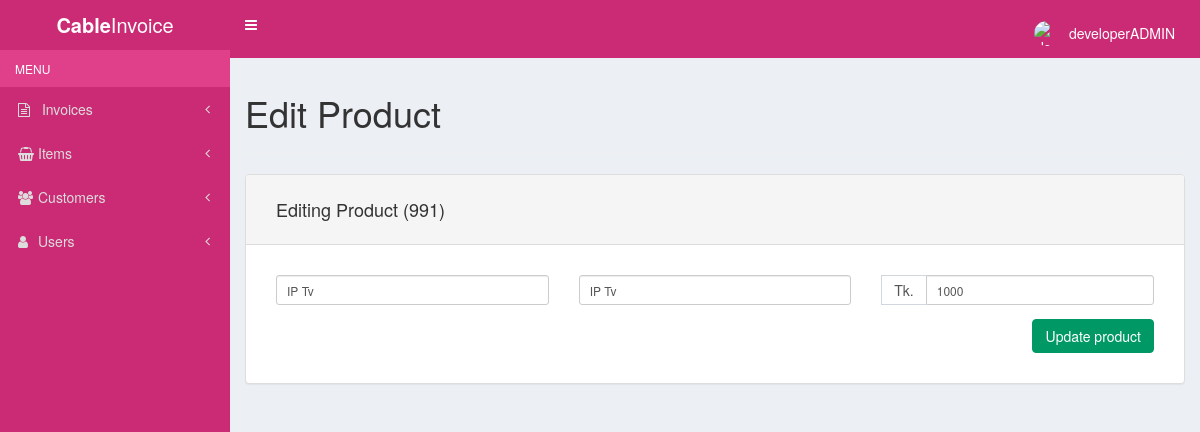
/product-edit.php?id=991 (signed in), run on the app's committed database.
### tables this page shows
CREATE TABLE `products` (
  `product_id` int(11) NOT NULL,
  `product_name` text NOT NULL,
  `product_desc` text NOT NULL,
  `product_price` varchar(255) DEFAULT NULL
);

### product-edit.php (the view, shortened to what this page needs)
<?php
include('header.php');
$getID = $_GET['id'];
$mysqli = new mysqli(DATABASE_HOST, DATABASE_USER, DATABASE_PASS, DATABASE_NAME);
$query = "SELECT * FROM products WHERE product_id = '" . $mysqli->real_escape_string($getID) . "'";
$result = mysqli_query($mysqli, $query);
if($result) {
	while ($row = mysqli_fetch_assoc($result)) {
		$product_name = $row['product_name'];
		$product_desc = $row['product_desc'];
		$product_price = $row['product_price'];
	}
}
?>
<h1>Edit Product</h1>
<hr>
<div class="row">
	<div class="col-xs-12">
		<div class="panel panel-default">
			<div class="panel-heading">
				<h4>Editing Product (<?php echo $getID; ?>)</h4>
			</div>
			<div class="panel-body form-group form-group-sm">
				<form method="post" id="update_product">
					<div class="row">
						<div class="col-xs-4">
							<input type="text" class="form-control required" name="product_name" placeholder="Enter product name" value="<?php echo $product_name; ?>">
						</div>
						<div class="col-xs-4">
							<input type="text" class="form-control required" name="product_desc" placeholder="Enter product description" value="<?php echo $product_desc; ?>">
						</div>
						<div class="col-xs-4">
							<div class="input-group">
								<span class="input-group-addon"><?php echo CURRENCY ?></span>
								<input type="text" name="product_price" class="form-control required" placeholder="0.00" aria-describedby="sizing-addon1" value="<?php echo $product_price; ?>">
							</div>
						</div>
					</div>
					<div class="row">
						<div class="col-xs-12 margin-top btn-group">
							<input type="submit" id="action_update_product" class="btn btn-success float-right" value="Update product" data-loading-text="Updating...">
						</div>
					</div>
				</form>
			</div>
		</div>
	</div>
<?php
	include('footer.php');
?>

### css/styles.css (style rules this page uses)
body { padding: 0; background-color: #f07284; }
.btn-success { background-color: #009966; border-color: #009966; }
.panel-body { padding: 30px 30px 15px 30px; }
.panel-heading { padding: 15px 30px 15px 30px; }
.float-right { float: right !important; }
.margin-top { margin-top: 1em; }

### data on the page
products: product_name "IP Tv", product_desc "IP Tv", product_price "1000"

### other printed values
$_SESSION['login_username'] "developerADMIN"
$getID "991"
CURRENCY "Tk."
